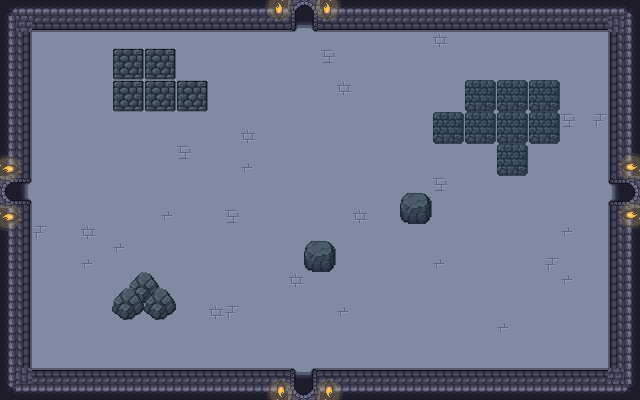

Below is a game level as drawn by its tile map, then a one-line description and the .tmx that defines it (tile-layer data replaced by summaries):
An orthogonal 40x25 tile map with 16x16 px tiles, 3 tile layers (floor, walls, objects), 4 tilesets and 28 objects (6x Enemy, top, right, bottom, left).

<map version="1.10" tiledversion="1.11.2" orientation="orthogonal" renderorder="right-down" width="40" height="25" tilewidth="16" tileheight="16" infinite="0" nextlayerid="7" nextobjectid="87">
 <tileset firstgid="1" source="../walls_floor.tsx" />
 <tileset firstgid="300" source="../Objects.tsx" />
 <tileset firstgid="444" source="../fire_animation.tsx" />
 <tileset firstgid="642" name="rocks" tilewidth="32" tileheight="32" tilecount="4" columns="0">
  <grid orientation="orthogonal" width="1" height="1" />
  <tile id="4">
   <image source="../../../images/rocks/1.png" width="32" height="32" />
  </tile>
  <tile id="5">
   <image source="../../../images/rocks/2.png" width="32" height="32" />
  </tile>
  <tile id="6">
   <image source="../../../images/rocks/3.png" width="32" height="32" />
  </tile>
  <tile id="7">
   <image source="../../../images/rocks/4.png" width="32" height="32" />
  </tile>
 </tileset>
 <layer id="1" name="floor" width="40" height="25">
  <data>[1000 cells, 1000 non-empty, 5 distinct tile ids]</data>
 </layer>
 <layer id="2" name="walls" width="40" height="25">
  <data>[1000 cells, 262 non-empty, 13 distinct tile ids]</data>
 </layer>
 <layer id="3" name="objects" width="40" height="25">
  <data>[1000 cells, 48 non-empty, 6 distinct tile ids]</data>
 </layer>
 <objectgroup id="5" name="entities">
  <object id="63" name="Enemy" x="411.333" y="158.667">
   <point />
  </object>
  <object id="64" name="Enemy" x="235.334" y="113.333">
   <point />
  </object>
  <object id="65" name="Enemy" x="98.6667" y="359.333">
   <point />
  </object>
  <object id="66" name="Enemy" x="557.333" y="344">
   <point />
  </object>
  <object id="67" name="Enemy" x="341.333" y="211.333">
   <point />
  </object>
  <object id="68" name="Enemy" x="567.333" y="60.6667">
   <point />
  </object>
 </objectgroup>
 <objectgroup id="4" name="collisions">
  <object id="4" x="304" y="247.08" width="32" height="32" />
  <object id="32" x="610" y="2" width="30" height="174" />
  <object id="33" x="608" y="208" width="32" height="192" />
  <object id="34" x="320" y="368" width="288" height="32" />
  <object id="38" x="0" y="368" width="288" height="32" />
  <object id="40" x="0" y="208" width="32" height="160" />
  <object id="41" x="0" y="0" width="32" height="176" />
  <object id="42" x="32" y="0" width="256" height="32" />
  <object id="43" x="320" y="0" width="288" height="32" />
  <object id="72" x="112" y="54.3291" width="64" height="64" />
  <object id="73" x="176" y="86.3291" width="32" height="32" />
  <object id="74" x="112" y="296.714" width="64" height="16" />
  <object id="76" x="112" y="312.714" width="64" height="16" />
  <object id="78" x="128" y="280.714" width="32" height="16" />
  <object id="79" x="400.545" y="199.625" width="32" height="32" />
  <object id="80" x="432.545" y="120.169" width="128" height="32" />
  <object id="83" x="464.545" y="88.1692" width="96" height="32" />
  <object id="84" x="496.545" y="152.169" width="32" height="32" />
 </objectgroup>
 <objectgroup id="6" name="doors">
  <object id="44" name="top" x="288" y="0" width="32" height="32" />
  <object id="45" name="right" x="608" y="176" width="32" height="32" />
  <object id="46" name="bottom" x="288" y="368" width="32" height="32" />
  <object id="47" name="left" x="0" y="176" width="32" height="32" />
 </objectgroup>
</map>
